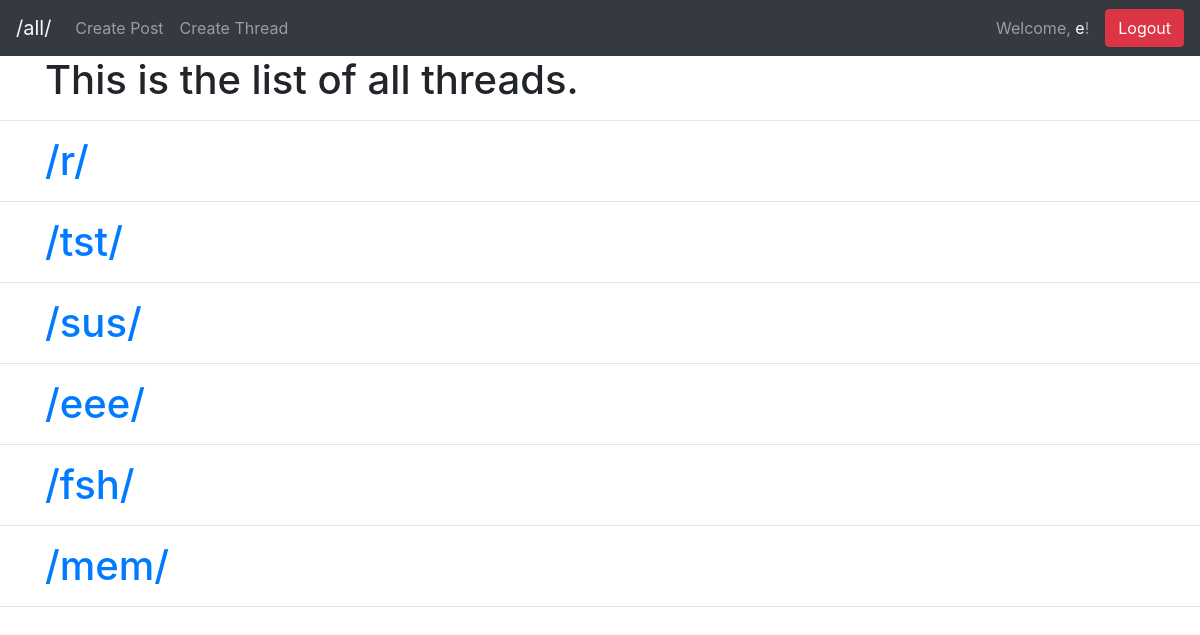
/threads/ (signed in), run on an earlier commit of the app's database.
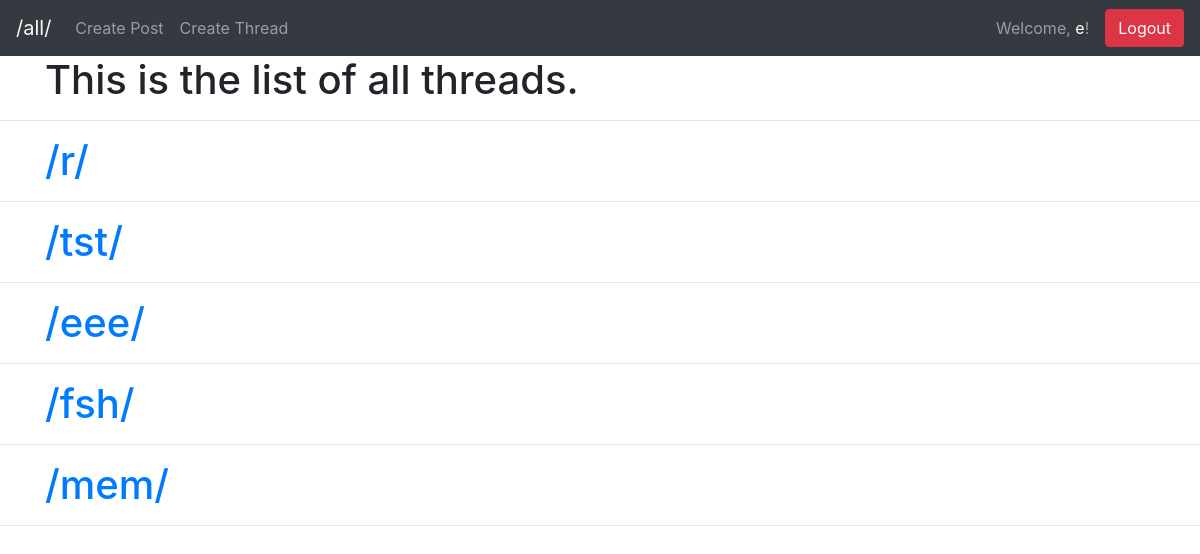
And on a later commit of the database.
### post/models.py (models this page shows, shortened)
class Thread(models.Model):
    title = models.TextField(max_length=3)

### post/views.py (the view, shortened to what this page needs)
# urls.py: path('threads/', views.Threads.as_view()),
class Threads(View):
    def get(self, request):
        thread_object = Thread.objects.all()
        context = {'thread_object': thread_object}
        return render(request, 'post/thread.html', context)

### post/templates/post/thread.html (shortened to what this page needs)
<!DOCTYPE html>
<html lang="en">
<head>
    <link rel="stylesheet" href="https://maxcdn.bootstrapcdn.com/bootstrap/4.0.0/css/bootstrap.min.css"
 />
</head>
<body>
    <nav class="navbar navbar-expand-lg navbar-dark bg-dark">
        <a class="navbar-brand text-light" href="/all/">/all/</a>
        {% if user.is_authenticated %}
        <div class="collapse navbar-collapse" id="navbarText">
            <ul class="navbar-nav mr-auto">
                <li class="nav-item">
                    <a class="nav-link" href="/new/">Create Post</a>
                </li>
                <li class="nav-item">
                    <a class="nav-link" href="/new/thread">Create Thread</a>
                </li>
            </ul>
            <span class="navbar-text mr-3">
                Welcome, <a href="/profile/{{user.id}}">{{user}}</a>!
            </span>
            <form class="form-inline" action="" method="POST">
                <button type="submit" class="btn btn-danger">Logout</button>
            </form>
        </div>
        {% endif %}
    </nav>
    <div class="container">
        <h1>This is the list of all threads.</h1>
    </div>
    <hr />
    {% for thread in thread_object %}
    <div class="container">
        <h1><a href="./{{thread.id}}">/{{thread.title}}/</a></h1>
    </div>
    <hr />
    {% endfor %}
</body>
</html>

What changed in the data, as far as the page shows it:
removed Thread: title "sus"
